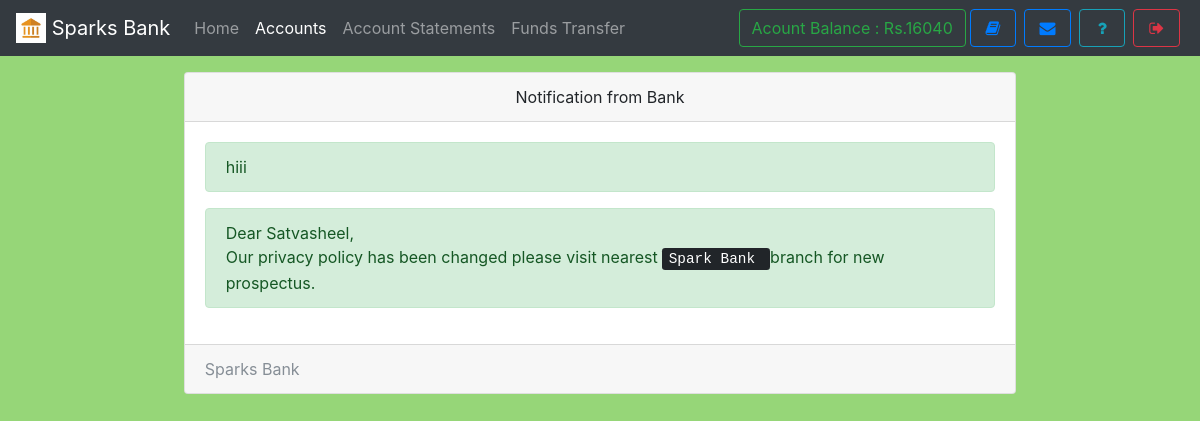
/notice.php (signed in), run on the app's committed database.
### tables this page shows
CREATE TABLE `useraccounts` (
  `id` int(11) NOT NULL,
  `email` text NOT NULL,
  `password` text NOT NULL,
  `name` varchar(111) NOT NULL,
  `balance` varchar(111) NOT NULL,
  `cnic` varchar(111) NOT NULL,
  `number` varchar(111) NOT NULL,
  `city` varchar(111) NOT NULL,
  `address` varchar(111) NOT NULL,
  `source` varchar(111) NOT NULL,
  `accountNo` varchar(111) NOT NULL,
  `branch` varchar(111) NOT NULL,
  `accountType` varchar(111) NOT NULL,
  `date` timestamp NOT NULL DEFAULT current_timestamp()
);

CREATE TABLE `notice` (
  `id` int(11) NOT NULL,
  `userId` varchar(111) NOT NULL,
  `notice` text NOT NULL,
  `date` timestamp NOT NULL DEFAULT current_timestamp()
);

### assets/db.php (called while the page is built, shortened)
<?php
    $con = new mysqli('localhost','root','','mybank');
    $ar = $con->query("select * from userAccounts,branch where id = '$_SESSION[userId]' AND userAccounts.branch = branch.branchId");
    $userData = $ar->fetch_assoc();
?>

### notice.php (the view, shortened to what this page needs)
<!DOCTYPE html>
<html>
<head>
  <?php require 'assets/autoloader.php'; ?>
  <?php require 'assets/db.php'; ?>
  <?php require 'assets/function.php'; ?>
</head>
<body style="background:#96D678;background-size: 100%">
<nav class="navbar navbar-expand-lg navbar-dark bg-dark fixed-top">
 <a class="navbar-brand" href="#">
    <img src="images/logo.png" width="30" height="30" class="d-inline-block align-top" alt="">
   <?php echo bankname; ?>
  </a>
  <div class="collapse navbar-collapse" id="navbarSupportedContent">
    <ul class="navbar-nav mr-auto">
      <li class="nav-item ">
        <a class="nav-link " href="index.php">Home <span class="sr-only">(current)</span></a>
      </li>
      <li class="nav-item active ">  <a class="nav-link" href="accounts.php">Accounts</a></li>
      <li class="nav-item ">  <a class="nav-link" href="statements.php">Account Statements</a></li>
      <li class="nav-item ">  <a class="nav-link" href="transfer.php">Funds Transfer</a></li>
    </ul>
    <?php include 'sideButton.php'; ?>
  </div>
</nav><br><br><br>
<div class="container">
  <div class="card  w-75 mx-auto">
  <div class="card-header text-center">
    Notification from Bank
  </div>
  <div class="card-body">
    <?php
      $array = $con->query("select * from notice where userId = '$_SESSION[userId]' order by date desc");
      if ($array->num_rows > 0)
      {
        while ($row = $array->fetch_assoc())
        {
          echo "<div class='alert alert-success'>$row[notice]</div>";
        }
      }
      else
        echo "<div class='alert alert-info'>Notice box empty</div>";
     ?>
  </div>
  <div class="card-footer text-muted">
   <?php echo bankname ?>
  </div>
</div>
</div>
</body>
</html>

### sideButton.php
<form class="form-inline my-2 my-lg-0">
        <a href="" class="btn btn-outline-success" data-toggle="tooltip" title="Your current Account Balance">Acount Balance : Rs.<?php echo $userData['balance']; ?></a>
        <a href="accounts.php" data-toggle="tooltip" title="Account Summary" class="btn btn-outline-primary mx-1" ><i class="fa fa-book fa-fw"></i></a>
        <a href="notice.php" data-toggle="tooltip" title="View Notice" class="btn btn-outline-primary mx-1" ><i class="fa fa-envelope fa-fw"></i></a>
        <a href="feedback.php" data-toggle="tooltip" title="Help?" class="btn btn-outline-info mx-1" ><i class="fa fa-question fa-fw"></i></a>
        <a href="logout.php" data-toggle="tooltip" title="Logout" class="btn btn-outline-danger mx-1" ><i class="fa fa-sign-out fa-fw"></i></a>
</form>

### data on the page
useraccounts: balance "16040"
notice: notice "hiii"
notice: notice "Dear Satvasheel, Our privacy policy has been changed please visit nearest Spark Bank branch for new prospectus."

### other printed values
bankname "Sparks Bank"
